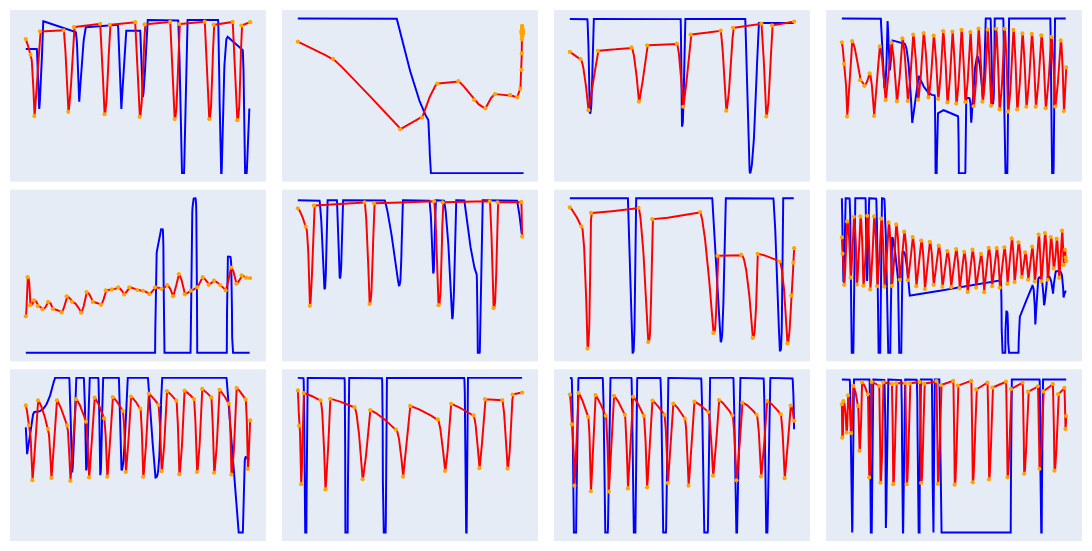

Source (notebook cell):
### Code cell
fig.show()

### Figure 1 — Plotly figure (JSON) as saved in the notebook; plotly's stock layout.template omitted (floating-point values rounded to 4 significant figures; data arrays with more than 128 entries replaced by an {"elided": "..."} marker saying what was removed)
{"data": [{"hoverinfo": "skip", "line": {"color": "blue", "width": 1.969}, "mode": "lines", "name": "Ground Truth", "showlegend": false, "type": "scatter", "x": {"elided": "1000 float values"}, "xaxis": "x", "y": {"elided": "1000 float values"}, "yaxis": "y"}, {"hoverinfo": "skip", "line": {"color": "red", "width": 1.969}, "mode": "lines", "name": "Generated", "showlegend": false, "type": "scatter", "x": {"elided": "1000 float values"}, "xaxis": "x", "y": {"elided": "1000 float values"}, "yaxis": "y"}, {"hoverinfo": "skip", "marker": {"color": "orange", "size": 4.2}, "mode": "markers", "name": "Tokens", "showlegend": false, "type": "scatter", "x": [1.716e-05, 0.2119, 0.3841, 0.6306, 1.701, 1.901, 2.147, 3.326, 3.523, 3.754, 4.891, 5.094, 5.315, 6.459, 6.658, 6.859, 8.005, 8.205, 8.396, 9.256, 9.461, 9.646, 10.04], "xaxis": "x", "y": [0.8753, 0.7734, 0.3722, 0.9252, 0.9325, 0.4003, 0.9538, 0.9751, 0.3845, 0.9682, 0.9867, 0.3675, 0.9712, 0.988, 0.3528, 0.9732, 0.9896, 0.3533, 0.9686, 0.9872, 0.3457, 0.9639, 0.9859], "yaxis": "y"}, {"hoverinfo": "skip", "line": {"color": "blue", "width": 1.969}, "mode": "lines", "name": "Ground Truth", "showlegend": false, "type": "scatter", "x": {"elided": "1000 float values"}, "xaxis": "x2", "y": {"elided": "1000 float values"}, "yaxis": "y2"}, {"hoverinfo": "skip", "line": {"color": "red", "width": 1.969}, "mode": "lines", "name": "Generated", "showlegend": false, "type": "scatter", "x": {"elided": "1000 float values"}, "xaxis": "x2", "y": {"elided": "1000 float values"}, "yaxis": "y2"}, {"hoverinfo": "skip", "marker": {"color": "orange", "size": 4.2}, "mode": "markers", "name": "Tokens", "showlegend": false, "type": "scatter", "x": [2.194e-05, 1.555, 4.533, 5.508, 6.18, 7.111, 7.81, 8.31, 8.733, 9.4, 9.718, 9.856, 9.908, 9.921, 9.926, 9.928, 9.929, 9.93, 9.93, 9.931, 9.931, 9.931, 9.931, 9.932, 9.932, 9.932, 9.932, 9.932, 9.932, 9.932, 9.933, 9.933, 9.933, 9.933, 9.933, 9.933, 9.933, 9.933, 9.933, 9.933, 9.933, 9.933, 9.933, 9.933, 9.933, 9.934, 9.934, 9.934, 9.934, 9.934, 9.934, 9.934, 9.934, 9.934, 9.934, 9.934, 9.934, 9.934, 9.934, 9.934, 9.934, 9.934, 9.934, 9.934, 9.934, 9.934, 9.934, 9.935, 9.935, 9.935, 9.935, 9.935, 9.935, 9.935, 9.935, 9.935, 9.935, 9.935, 9.935, 9.935, 9.935, 9.935, 9.935, 9.935, 9.935, 9.935, 9.935, 9.935, 9.935, 9.935, 9.935, 9.936, 9.936, 9.936, 9.936, 9.936, 9.936, 9.936, 9.936, 9.936, 9.936, 9.936, 9.936, 9.936, 9.936, 9.936, 9.936, 9.936, 9.936, 9.936, 9.936, 9.936, 9.936, 9.936, 9.936, 9.936, 9.937, 9.937, 9.937, 9.937, 9.937, 9.937, 9.937, 9.937, 9.937, 9.937, 9.937], "xaxis": "x2", "y": [0.8504, 0.739, 0.2837, 0.3599, 0.5792, 0.5951, 0.4739, 0.4183, 0.5106, 0.5065, 0.4901, 0.5452, 0.6683, 0.7754, 0.8661, 0.8981, 0.9052, 0.9021, 0.9076, 0.9134, 0.9219, 0.9192, 0.9231, 0.9222, 0.9274, 0.9203, 0.9227, 0.929, 0.9232, 0.9201, 0.9239, 0.9183, 0.924, 0.9211, 0.9178, 0.9259, 0.9148, 0.922, 0.917, 0.921, 0.9184, 0.92, 0.9165, 0.9192, 0.9199, 0.9155, 0.9178, 0.9118, 0.9183, 0.9192, 0.9136, 0.9136, 0.9138, 0.9187, 0.9128, 0.9092, 0.9111, 0.9159, 0.9144, 0.9067, 0.9105, 0.911, 0.9121, 0.9105, 0.9106, 0.9126, 0.9147, 0.9165, 0.9113, 0.9214, 0.9084, 0.9247, 0.9141, 0.902, 0.9091, 0.9088, 0.9156, 0.9021, 0.9068, 0.9093, 0.9042, 0.912, 0.9023, 0.9043, 0.9131, 0.9202, 0.9061, 0.9047, 0.9271, 0.9059, 0.9052, 0.9517, 0.9521, 0.9357, 0.9289, 0.9116, 0.9017, 0.9175, 0.9062, 0.8976, 0.9031, 0.9365, 0.9451, 0.9131, 0.9145, 0.9019, 0.8985, 0.9074, 0.9178, 0.9036, 0.8957, 0.9223, 0.906, 0.8865, 0.8904, 0.9156, 0.9, 0.9346, 0.9173, 0.8969, 0.9002, 0.897, 0.9136, 0.8866, 0.9043, 0.9026, 0.9169], "yaxis": "y2"}, {"hoverinfo": "skip", "line": {"color": "blue", "width": 1.969}, "mode": "lines", "name": "Ground Truth", "showlegend": false, "type": "scatter", "x": {"elided": "1000 float values"}, "xaxis": "x3", "y": {"elided": "1000 float values"}, "yaxis": "y3"}, {"hoverinfo": "skip", "line": {"color": "red", "width": 1.969}, "mode": "lines", "name": "Generated", "showlegend": false, "type": "scatter", "x": {"elided": "1000 float values"}, "xaxis": "x3", "y": {"elided": "1000 float values"}, "yaxis": "y3"}, {"hoverinfo": "skip", "marker": {"color": "orange", "size": 4.2}, "mode": "markers", "name": "Tokens", "showlegend": false, "type": "scatter", "x": [1.652e-05, 0.4813, 0.8308, 1.247, 2.753, 3.083, 3.45, 4.778, 5.054, 5.389, 6.731, 6.979, 7.282, 8.547, 8.768, 9.02, 10.01], "xaxis": "x3", "y": [0.8049, 0.7621, 0.4596, 0.8114, 0.8317, 0.5099, 0.8444, 0.8544, 0.4801, 0.907, 0.9317, 0.4569, 0.9477, 0.972, 0.4226, 0.9616, 0.9846], "yaxis": "y3"}, {"hoverinfo": "skip", "line": {"color": "blue", "width": 1.969}, "mode": "lines", "name": "Ground Truth", "showlegend": false, "type": "scatter", "x": {"elided": "1000 float values"}, "xaxis": "x4", "y": {"elided": "1000 float values"}, "yaxis": "y4"}, {"hoverinfo": "skip", "line": {"color": "red", "width": 1.969}, "mode": "lines", "name": "Generated", "showlegend": false, "type": "scatter", "x": {"elided": "1000 float values"}, "xaxis": "x4", "y": {"elided": "1000 float values"}, "yaxis": "y4"}, {"hoverinfo": "skip", "marker": {"color": "orange", "size": 4.2}, "mode": "markers", "name": "Tokens", "showlegend": false, "type": "scatter", "x": [1.683e-05, 0.09667, 0.2331, 0.4597, 0.8135, 1.005, 1.241, 1.441, 1.692, 1.954, 2.208, 2.457, 2.707, 2.942, 3.187, 3.407, 3.652, 3.868, 4.103, 4.299, 4.523, 4.714, 4.937, 5.112, 5.344, 5.512, 5.74, 5.882, 6.106, 6.279, 6.513, 6.66, 6.891, 7.04, 7.268, 7.421, 7.662, 7.825, 8.065, 8.238, 8.482, 8.658, 8.909, 9.1, 9.355, 9.527, 9.776, 9.912, 10.02], "xaxis": "x4", "y": [0.8469, 0.7063, 0.366, 0.8535, 0.6016, 0.5651, 0.6454, 0.3695, 0.8199, 0.4727, 0.8445, 0.4638, 0.8725, 0.4673, 0.8965, 0.4746, 0.9068, 0.4896, 0.8903, 0.4798, 0.9183, 0.4571, 0.9165, 0.45, 0.9274, 0.4601, 0.9132, 0.4325, 0.9358, 0.4621, 0.9297, 0.4356, 0.9343, 0.4129, 0.9342, 0.3976, 0.9273, 0.4122, 0.9042, 0.4296, 0.9007, 0.4299, 0.8918, 0.4197, 0.8815, 0.4307, 0.8587, 0.4014, 0.6841], "yaxis": "y4"}, {"hoverinfo": "skip", "line": {"color": "blue", "width": 1.969}, "mode": "lines", "name": "Ground Truth", "showlegend": false, "type": "scatter", "x": {"elided": "1000 float values"}, "xaxis": "x5", "y": {"elided": "1000 float values"}, "yaxis": "y5"}, {"hoverinfo": "skip", "line": {"color": "red", "width": 1.969}, "mode": "lines", "name": "Generated", "showlegend": false, "type": "scatter", "x": {"elided": "1000 float values"}, "xaxis": "x5", "y": {"elided": "1000 float values"}, "yaxis": "y5"}, {"hoverinfo": "skip", "marker": {"color": "orange", "size": 4.2}, "mode": "markers", "name": "Tokens", "showlegend": false, "type": "scatter", "x": [1.709e-05, 0.07641, 0.195, 0.3627, 0.5329, 0.7408, 0.9956, 1.209, 1.594, 1.823, 2.065, 2.47, 2.714, 2.99, 3.358, 3.573, 3.846, 4.124, 4.391, 4.624, 4.979, 5.234, 5.519, 5.777, 6.062, 6.317, 6.58, 6.836, 7.105, 7.373, 7.652, 7.903, 8.168, 8.403, 8.686, 8.93, 9.164, 9.404, 9.639, 9.844, 10.02], "xaxis": "x5", "y": [0.1581, 0.3274, 0.2061, 0.2273, 0.2022, 0.1881, 0.2201, 0.1896, 0.1748, 0.2448, 0.2208, 0.1738, 0.263, 0.2203, 0.2075, 0.2705, 0.2744, 0.2828, 0.2523, 0.2839, 0.2718, 0.2686, 0.2538, 0.2835, 0.277, 0.293, 0.2447, 0.3403, 0.253, 0.2691, 0.2836, 0.3275, 0.2941, 0.3127, 0.2932, 0.2702, 0.3692, 0.2985, 0.3348, 0.3253, 0.3235], "yaxis": "y5"}, {"hoverinfo": "skip", "line": {"color": "blue", "width": 1.969}, "mode": "lines", "name": "Ground Truth", "showlegend": false, "type": "scatter", "x": {"elided": "1000 float values"}, "xaxis": "x6", "y": {"elided": "1000 float values"}, "yaxis": "y6"}, {"hoverinfo": "skip", "line": {"color": "red", "width": 1.969}, "mode": "lines", "name": "Generated", "showlegend": false, "type": "scatter", "x": {"elided": "1000 float values"}, "xaxis": "x6", "y": {"elided": "1000 float values"}, "yaxis": "y6"}, {"hoverinfo": "skip", "marker": {"color": "orange", "size": 4.2}, "mode": "markers", "name": "Tokens", "showlegend": false, "type": "scatter", "x": [1.807e-05, 0.3525, 0.5398, 0.7185, 2.983, 3.202, 3.396, 6.091, 6.283, 6.467, 8.576, 8.74, 8.917, 9.978, 10.02], "xaxis": "x6", "y": [0.9468, 0.8268, 0.3076, 0.965, 0.9859, 0.3197, 0.9803, 0.9929, 0.3116, 0.9856, 0.993, 0.293, 0.9859, 0.9888, 0.7617], "yaxis": "y6"}, {"hoverinfo": "skip", "line": {"color": "blue", "width": 1.969}, "mode": "lines", "name": "Ground Truth", "showlegend": false, "type": "scatter", "x": {"elided": "1000 float values"}, "xaxis": "x7", "y": {"elided": "1000 float values"}, "yaxis": "y7"}, {"hoverinfo": "skip", "line": {"color": "red", "width": 1.969}, "mode": "lines", "name": "Generated", "showlegend": false, "type": "scatter", "x": {"elided": "1000 float values"}, "xaxis": "x7", "y": {"elided": "1000 float values"}, "yaxis": "y7"}, {"hoverinfo": "skip", "marker": {"color": "orange", "size": 4.2}, "mode": "markers", "name": "Tokens", "showlegend": false, "type": "scatter", "x": [1.922e-05, 0.5212, 0.7903, 0.9461, 3.07, 3.499, 3.679, 5.815, 6.407, 6.593, 7.652, 8.168, 8.384, 9.357, 9.717, 9.892, 9.982, 10.02], "xaxis": "x7", "y": [0.9667, 0.898, 0.4562, 0.9469, 0.9651, 0.4797, 0.9244, 0.9498, 0.5127, 0.7917, 0.7958, 0.4947, 0.799, 0.7711, 0.4747, 0.6478, 0.7668, 0.8195], "yaxis": "y7"}, {"hoverinfo": "skip", "line": {"color": "blue", "width": 1.969}, "mode": "lines", "name": "Ground Truth", "showlegend": false, "type": "scatter", "x": {"elided": "1000 float values"}, "xaxis": "x8", "y": {"elided": "1000 float values"}, "yaxis": "y8"}, {"hoverinfo": "skip", "line": {"color": "red", "width": 1.969}, "mode": "lines", "name": "Generated", "showlegend": false, "type": "scatter", "x": {"elided": "1000 float values"}, "xaxis": "x8", "y": {"elided": "1000 float values"}, "yaxis": "y8"}, {"hoverinfo": "skip", "marker": {"color": "orange", "size": 4.2}, "mode": "markers", "name": "Tokens", "showlegend": false, "type": "scatter", "x": [1.748e-05, 0.03031, 0.1008, 0.2342, 0.3937, 0.5367, 0.6709, 0.826, 0.9607, 1.132, 1.265, 1.439, 1.576, 1.758, 1.9, 2.089, 2.232, 2.427, 2.586, 2.784, 2.945, 3.161, 3.323, 3.543, 3.708, 3.928, 4.099, 4.325, 4.49, 4.71, 4.878, 5.102, 5.258, 5.463, 5.616, 5.833, 5.992, 6.21, 6.353, 6.557, 6.711, 6.913, 7.052, 7.255, 7.394, 7.584, 7.713, 7.888, 8.031, 8.187, 8.319, 8.497, 8.613, 8.789, 8.898, 9.067, 9.19, 9.328, 9.454, 9.594, 9.699, 9.83, 9.903, 9.964, 9.995, 10.02], "xaxis": "x8", "y": [0.7468, 0.6415, 0.4395, 0.8497, 0.4857, 0.8797, 0.4412, 0.882, 0.4336, 0.8861, 0.409, 0.8821, 0.4305, 0.8682, 0.4276, 0.8438, 0.4325, 0.8306, 0.472, 0.7837, 0.4693, 0.7486, 0.4299, 0.7261, 0.412, 0.7178, 0.4396, 0.6931, 0.4279, 0.6581, 0.4254, 0.6707, 0.4161, 0.653, 0.3928, 0.6675, 0.4219, 0.6398, 0.3919, 0.6788, 0.4312, 0.6778, 0.4211, 0.6824, 0.4455, 0.7398, 0.4573, 0.7144, 0.4902, 0.6493, 0.4726, 0.6867, 0.4609, 0.7652, 0.4628, 0.7748, 0.4721, 0.7492, 0.5455, 0.7382, 0.4847, 0.79, 0.5683, 0.6667, 0.6152, 0.5937], "yaxis": "y8"}, {"hoverinfo": "skip", "line": {"color": "blue", "width": 1.969}, "mode": "lines", "name": "Ground Truth", "showlegend": false, "type": "scatter", "x": {"elided": "1000 float values"}, "xaxis": "x9", "y": {"elided": "1000 float values"}, "yaxis": "y9"}, {"hoverinfo": "skip", "line": {"color": "red", "width": 1.969}, "mode": "lines", "name": "Generated", "showlegend": false, "type": "scatter", "x": {"elided": "1000 float values"}, "xaxis": "x9", "y": {"elided": "1000 float values"}, "yaxis": "y9"}, {"hoverinfo": "skip", "marker": {"color": "orange", "size": 4.2}, "mode": "markers", "name": "Tokens", "showlegend": false, "type": "scatter", "x": [1.75e-05, 0.1379, 0.2951, 0.5447, 0.9918, 1.144, 1.393, 1.845, 1.994, 2.252, 2.694, 2.832, 3.08, 3.508, 3.646, 3.893, 4.339, 4.475, 4.71, 5.126, 5.257, 5.505, 5.938, 6.077, 6.319, 6.738, 6.871, 7.105, 7.527, 7.66, 7.895, 8.302, 8.428, 8.671, 9.089, 9.204, 9.438, 9.838, 9.935, 10.04], "xaxis": "x9", "y": [0.8216, 0.6933, 0.3381, 0.8543, 0.6703, 0.3521, 0.8546, 0.6923, 0.3341, 0.8626, 0.7166, 0.3557, 0.872, 0.738, 0.3603, 0.8758, 0.7869, 0.3909, 0.8796, 0.8014, 0.3602, 0.8986, 0.8254, 0.3961, 0.9143, 0.8527, 0.3758, 0.9171, 0.8632, 0.3909, 0.9284, 0.8736, 0.3861, 0.9226, 0.8333, 0.3748, 0.935, 0.8609, 0.411, 0.7255], "yaxis": "y9"}, {"hoverinfo": "skip", "line": {"color": "blue", "width": 1.969}, "mode": "lines", "name": "Ground Truth", "showlegend": false, "type": "scatter", "x": {"elided": "1000 float values"}, "xaxis": "x10", "y": {"elided": "1000 float values"}, "yaxis": "y10"}, {"hoverinfo": "skip", "line": {"color": "red", "width": 1.969}, "mode": "lines", "name": "Generated", "showlegend": false, "type": "scatter", "x": {"elided": "1000 float values"}, "xaxis": "x10", "y": {"elided": "1000 float values"}, "yaxis": "y10"}, {"hoverinfo": "skip", "marker": {"color": "orange", "size": 4.2}, "mode": "markers", "name": "Tokens", "showlegend": false, "type": "scatter", "x": [1.823e-05, 0.05525, 0.1456, 0.2678, 1.01, 1.229, 1.448, 2.53, 2.89, 3.231, 4.378, 4.692, 5.009, 6.241, 6.563, 6.839, 7.837, 8.094, 8.344, 9.118, 9.354, 9.575, 10.0], "xaxis": "x10", "y": [0.9188, 0.6907, 0.3122, 0.9021, 0.8544, 0.2779, 0.865, 0.8102, 0.344, 0.7911, 0.6646, 0.3605, 0.8188, 0.731, 0.3976, 0.8319, 0.7578, 0.4157, 0.8622, 0.8563, 0.4133, 0.8925, 0.9051], "yaxis": "y10"}, {"hoverinfo": "skip", "line": {"color": "blue", "width": 1.969}, "mode": "lines", "name": "Ground Truth", "showlegend": false, "type": "scatter", "x": {"elided": "1000 float values"}, "xaxis": "x11", "y": {"elided": "1000 float values"}, "yaxis": "y11"}, {"hoverinfo": "skip", "line": {"color": "red", "width": 1.969}, "mode": "lines", "name": "Generated", "showlegend": false, "type": "scatter", "x": {"elided": "1000 float values"}, "xaxis": "x11", "y": {"elided": "1000 float values"}, "yaxis": "y11"}, {"hoverinfo": "skip", "marker": {"color": "orange", "size": 4.2}, "mode": "markers", "name": "Tokens", "showlegend": false, "type": "scatter", "x": [1.754e-05, 0.08918, 0.2022, 0.3844, 0.8151, 0.9404, 1.148, 1.601, 1.738, 1.968, 2.451, 2.588, 2.823, 3.301, 3.446, 3.684, 4.212, 4.37, 4.614, 5.131, 5.294, 5.555, 6.176, 6.386, 6.65, 7.247, 7.431, 7.693, 8.331, 8.528, 8.797, 9.401, 9.579, 9.847, 10.0], "xaxis": "x11", "y": [0.8921, 0.6987, 0.3028, 0.903, 0.7478, 0.2659, 0.8886, 0.7554, 0.2643, 0.8837, 0.7612, 0.2849, 0.8783, 0.7553, 0.2918, 0.8537, 0.7621, 0.3193, 0.8331, 0.7363, 0.3027, 0.8468, 0.7792, 0.3673, 0.8564, 0.7577, 0.3369, 0.8405, 0.7613, 0.3621, 0.85, 0.7649, 0.351, 0.8214, 0.7225], "yaxis": "y11"}, {"hoverinfo": "skip", "line": {"color": "blue", "width": 1.969}, "mode": "lines", "name": "Ground Truth", "showlegend": false, "type": "scatter", "x": {"elided": "1000 float values"}, "xaxis": "x12", "y": {"elided": "1000 float values"}, "yaxis": "y12"}, {"hoverinfo": "skip", "line": {"color": "red", "width": 1.969}, "mode": "lines", "name": "Generated", "showlegend": false, "type": "scatter", "x": {"elided": "1000 float values"}, "xaxis": "x12", "y": {"elided": "1000 float values"}, "yaxis": "y12"}, {"hoverinfo": "skip", "marker": {"color": "orange", "size": 4.2}, "mode": "markers", "name": "Tokens", "showlegend": false, "type": "scatter", "x": [1.723e-05, 0.01932, 0.06969, 0.2098, 0.2721, 0.4115, 0.5059, 0.7176, 0.7817, 0.8991, 1.155, 1.219, 1.334, 1.66, 1.723, 1.845, 2.227, 2.29, 2.418, 2.826, 2.888, 3.021, 3.47, 3.534, 3.664, 4.212, 4.277, 4.414, 4.967, 5.031, 5.169, 5.77, 5.835, 5.983, 6.492, 6.558, 6.711, 7.316, 7.384, 7.538, 8.059, 8.128, 8.299, 8.736, 8.81, 8.972, 9.406, 9.477, 9.638, 9.918, 9.967, 10.0], "xaxis": "x12", "y": [0.8384, 0.6201, 0.8584, 0.6535, 0.8972, 0.6502, 0.9587, 0.8273, 0.5339, 0.9818, 0.9035, 0.3598, 0.9845, 0.9587, 0.325, 0.9821, 0.9717, 0.3153, 0.9755, 0.9782, 0.3144, 0.9754, 0.9846, 0.3226, 0.9731, 0.9901, 0.3173, 0.964, 0.9911, 0.3122, 0.9605, 0.9913, 0.3276, 0.9352, 0.98, 0.3467, 0.9476, 0.9875, 0.3596, 0.9376, 0.9807, 0.3837, 0.921, 0.9564, 0.4159, 0.9227, 0.9714, 0.404, 0.9046, 0.9461, 0.6759, 0.7618], "yaxis": "y12"}], "layout": {"height": 551.2, "hovermode": false, "margin": {"b": 10, "l": 10, "r": 10, "t": 10}, "showlegend": false, "title": {}, "width": 1312.0, "xaxis": {"anchor": "y", "domain": [0, 0.2387], "showgrid": false, "showticklabels": false, "zeroline": false}, "xaxis10": {"anchor": "y10", "domain": [0.2537, 0.4925], "showgrid": false, "showticklabels": false, "zeroline": false}, "xaxis11": {"anchor": "y11", "domain": [0.5075, 0.7462], "showgrid": false, "showticklabels": false, "zeroline": false}, "xaxis12": {"anchor": "y12", "domain": [0.7612, 1], "showgrid": false, "showticklabels": false, "zeroline": false}, "xaxis2": {"anchor": "y2", "domain": [0.2537, 0.4925], "showgrid": false, "showticklabels": false, "zeroline": false}, "xaxis3": {"anchor": "y3", "domain": [0.5075, 0.7462], "showgrid": false, "showticklabels": false, "zeroline": false}, "xaxis4": {"anchor": "y4", "domain": [0.7612, 1], "showgrid": false, "showticklabels": false, "zeroline": false}, "xaxis5": {"anchor": "y5", "domain": [0, 0.2387], "showgrid": false, "showticklabels": false, "zeroline": false}, "xaxis6": {"anchor": "y6", "domain": [0.2537, 0.4925], "showgrid": false, "showticklabels": false, "zeroline": false}, "xaxis7": {"anchor": "y7", "domain": [0.5075, 0.7462], "showgrid": false, "showticklabels": false, "zeroline": false}, "xaxis8": {"anchor": "y8", "domain": [0.7612, 1], "showgrid": false, "showticklabels": false, "zeroline": false}, "xaxis9": {"anchor": "y9", "domain": [0, 0.2387], "showgrid": false, "showticklabels": false, "zeroline": false}, "yaxis": {"anchor": "x", "domain": [0.6767, 1], "showgrid": false, "showticklabels": false, "zeroline": false}, "yaxis10": {"anchor": "x10", "domain": [0, 0.3233], "showgrid": false, "showticklabels": false, "zeroline": false}, "yaxis11": {"anchor": "x11", "domain": [0, 0.3233], "showgrid": false, "showticklabels": false, "zeroline": false}, "yaxis12": {"anchor": "x12", "domain": [0, 0.3233], "showgrid": false, "showticklabels": false, "zeroline": false}, "yaxis2": {"anchor": "x2", "domain": [0.6767, 1], "showgrid": false, "showticklabels": false, "zeroline": false}, "yaxis3": {"anchor": "x3", "domain": [0.6767, 1], "showgrid": false, "showticklabels": false, "zeroline": false}, "yaxis4": {"anchor": "x4", "domain": [0.6767, 1], "showgrid": false, "showticklabels": false, "zeroline": false}, "yaxis5": {"anchor": "x5", "domain": [0.3383, 0.6617], "showgrid": false, "showticklabels": false, "zeroline": false}, "yaxis6": {"anchor": "x6", "domain": [0.3383, 0.6617], "showgrid": false, "showticklabels": false, "zeroline": false}, "yaxis7": {"anchor": "x7", "domain": [0.3383, 0.6617], "showgrid": false, "showticklabels": false, "zeroline": false}, "yaxis8": {"anchor": "x8", "domain": [0.3383, 0.6617], "showgrid": false, "showticklabels": false, "zeroline": false}, "yaxis9": {"anchor": "x9", "domain": [0, 0.3233], "showgrid": false, "showticklabels": false, "zeroline": false}}}
